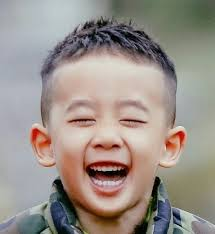
#> input picture images/boy.jpg, 215 x 234 px; its folder holds only this picture in this run
$ python test.py
#> lines starting #> are read from the running program, lines starting #| are printed output that depends on the picture; after the words box and inside, x2 and y2 are one past the last pixel; in counts of white or black regions, pixels touching at a corner belong together
import cv2 as cv
import os

images_dir = "images/"


def detect(filename):
    # 读取待检测图片
#> called with filename = 'boy.jpg'
    img = cv.imread(images_dir + filename)
#> img is the input picture: shape (234, 215, 3); mean B, G, R 138.2, 145.1, 154.5

    # 将图片转换成灰度模式
    img_gray = cv.cvtColor(img, cv.COLOR_BGR2GRAY)
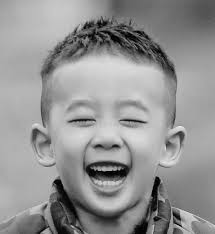
#> img_gray: shape (234, 215); min 0, max 240, mean 147.1

    # 获取识别的面部区域列表，默认检测参数（不准确）
    faces = face_cascade.detectMultiScale(img_gray, 1.3, 5)
#> faces = [[32, 52, 157, 157]]

    # 获取面部矩形区域信息（起点 xy 轴坐标、长、宽）
    for (x, y, w, h) in faces:
        cv.rectangle(img, (x, y), (x + w, y + h), (255, 0, 0), 2)
        # 在灰度模式的图片上划分出该面部区域
        roi_face_gray = img_gray[y: y + h, x: x + w]
        roi_img = img[y: y + h, x: x + w]
        # 在该区域内，获取识别的笑脸区域列表，默认检测参数（不准确）
        smiles = smile_cascade.detectMultiScale(roi_face_gray, 1.78, 10)
        for (sx, sy, sw, sh) in smiles:
            cv.rectangle(roi_img, (sx, sy), (sx + sw, sy + sh), (0, 255, 0), 2)
#> this loop made 1 pass
#> (x, y, w, h, smiles) on pass 1: (32, 52, 157, 157, [[44, 109, 64, 32]])
#> pass 1, in detect, `roi_face_gray = img_gray[y: y + h, x: x + w]`:
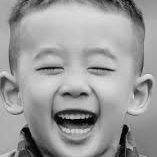
#> roi_face_gray: shape (157, 157); min 0, max 240, mean 155.8
#> pass 1, in detect, `roi_img = img[y: y + h, x: x + w]`:
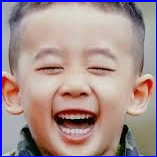
#> roi_img: shape (157, 157, 3); mean B, G, R 145.2, 145.3, 166.8
#> after the loop:
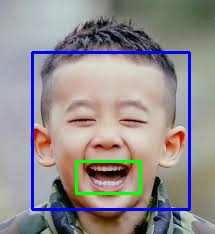
#> img: shape (234, 215, 3); 4.87% of pixels changed, all inside (x1, y1, x2, y2) = (31, 51, 191, 211)
#> after the loop:
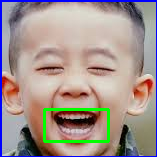
#> roi_img: shape (157, 157, 3); 2.32% of pixels changed, all inside (x1, y1, x2, y2) = (43, 108, 110, 143)

    cv.imshow(filename, img)
    cv.waitKey(0)


files = os.listdir("images")

# 加载物体检测分类器
face_cascade = cv.CascadeClassifier('./haarcascades/haarcascade_frontalface_default.xml')
smile_cascade = cv.CascadeClassifier('./haarcascades/haarcascade_smile.xml')

for f in files:
    detect(f)

$ run again, on images/woman.jpg
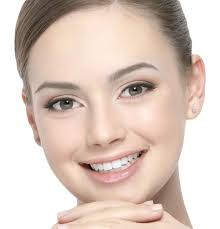
#> input picture images/woman.jpg, 220 x 229 px
#> in detect, img is the input picture: shape (229, 220, 3); mean B, G, R 191.1, 201.7, 220.1
#> in detect, `img_gray = cv.cvtColor(img, cv.COLOR_BGR2GRAY)`:
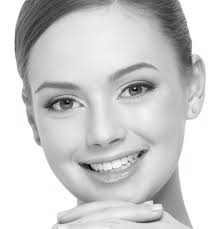
#> img_gray: shape (229, 220); min 3, max 255, mean 206
#> faces = [[10, 18, 192, 192]]
#> the loop in detect, `for (x, y, w, h) in faces:` made 1 pass
#> (x, y, w, h, smiles) on pass 1: (10, 18, 192, 192, [[46, 116, 114, 57]])
#> after the loop in detect, `for (x, y, w, h) in faces:`:
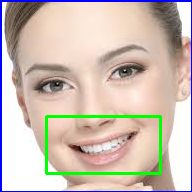
#> roi_img: shape (192, 192, 3); mean B, G, R 180.6, 191.2, 204.7
